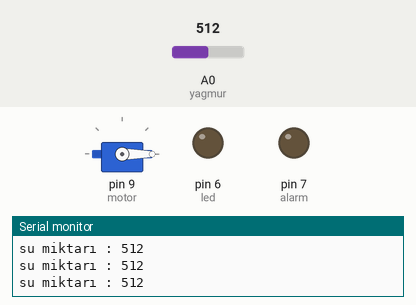
A sketch run on a simulated Arduino Uno, built with avr-gcc and run on an emulated ATmega328P. Parts: servo, output pins drawn as LEDs (lit = HIGH), the last lines printed to the serial monitor. Dashed ring = blinking. The test bench sets the inputs (shaded band); at power-on: A0 (yagmur) = 512.

Above: at 1.2 s.
1.3 s: A0 (yagmur) set to 459
2.8 s: A0 (yagmur) set to 436
At 3.4 s:
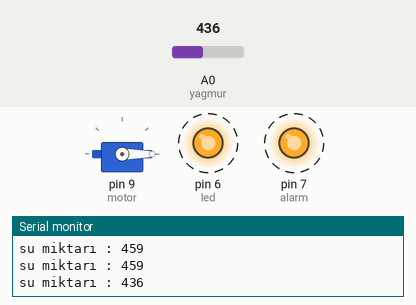
At 4.0 s:
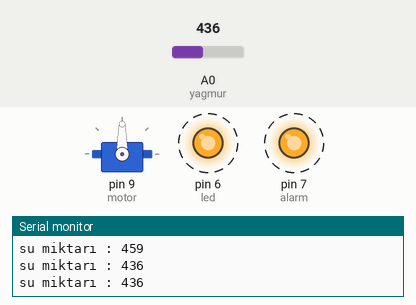
Timing chart, 0 to 11.8 s (numbered marks = the images above; inputs shaded):
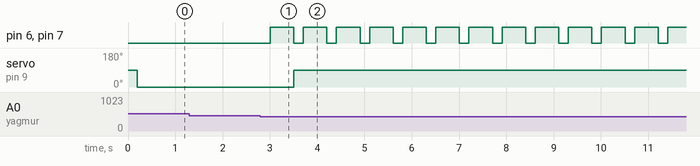

Measured:
- the behaviour switches between 450 and 449 on A0 (yagmur) (found by bisection; images 0 and 1)
- after the input at 2.8 s, pin 6 (led), pin 7 (alarm): alternates HIGH for 0.50 s and LOW for 0.20 s, starting after 0.21 s; servo on pin 9 (motor): 0° → 90° after 0.71 s

The sketch:

Yagmur_sensoru.ino
```cpp
#include<Servo.h>

#define led 6
#define alarm 7
#define yagmur A0

Servo motor;
int su_miktari ;
int uyari = 0 ;

void setup() {
  pinMode(led,OUTPUT);
  pinMode(alarm,OUTPUT);
  pinMode(yagmur,INPUT);
  motor.attach(9);

  Serial.begin(9600);
 }

void loop() {
  su_miktari = analogRead(yagmur);
  delay(200);
  Serial.print("su miktarı : ");
  Serial.println(su_miktari);
  if(su_miktari < 450){
    digitalWrite(led,HIGH);
    digitalWrite(alarm,HIGH);
    delay(500);
    uyari = uyari + 1;
    if(uyari = 3){
      digitalWrite(led,LOW);
      digitalWrite(alarm,LOW);
      motor.write(90);
      uyari = 0;
    }
  }
  else{
    uyari = 0;
    motor.write(0);
  }
}
```
